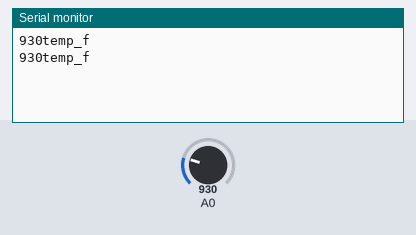
This sketch was run on a simulated Particle Photon. Parts: the last lines printed to the serial monitor. The inputs (shaded band) are chosen by the test bench; at power-on: A0 = 930.

Above: at 7.1 s.
7.2 s: A0 set to 1004
At 12.0 s:
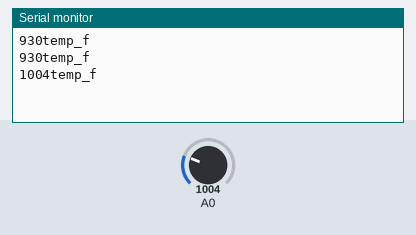
13.4 s: A0 set to 1069
At 16.3 s:
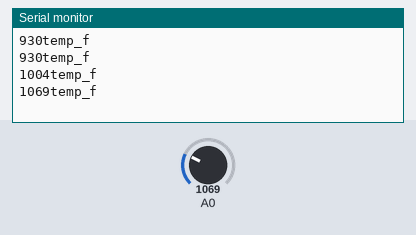
Timing chart, 0 to 17.8 s (numbered marks = the images above; inputs shaded):
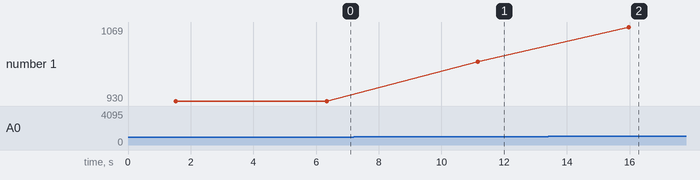

The sketch:

dht-test.ino
```cpp
// This #include statement was automatically added by the Particle IDE.
#include <ThingSpeak.h>

#include <ThingSpeak.h>


int analogvalue = 0;
int temp_f;
TCPClient client;

unsigned long myChannelNumber = 1731744;
const char * myWriteAPIKey = "SKICJ81HCLM619CD";

void setup(){

  ThingSpeak.begin(client);

  Particle.variable("analogvalue", analogvalue);
  Particle.variable("temp_f", temp_f);

Serial.begin(9600);

  pinMode(A0, INPUT);
}

void loop()
{
    delay(1500);
  // Read the analog value of the sensor (TMP36)
  analogvalue = analogRead(A0);
  //Convert the reading into degree
  temp_f = (analogvalue); //To be accurate
  //temp = 69;


  Particle.publish("temperature",String (temp_f), ALL_DEVICES);// sends data to cloud
  ThingSpeak.setField(1,temp_f);
  Serial.print(temp_f);
  Serial.println("temp_f");
  ThingSpeak.writeFields(myChannelNumber, myWriteAPIKey);
  delay(3000);

}
```

Measured:
- after the input at 7.2 s, the serial monitor: prints a new line after 4.0 s (image 1)
- after the input at 13.4 s, the serial monitor: prints a new line after 2.6 s (image 2)
- plotted number 1: 930 → 1004 after the input at 7.2 s, 1004 → 1069 after the input at 13.4 s
